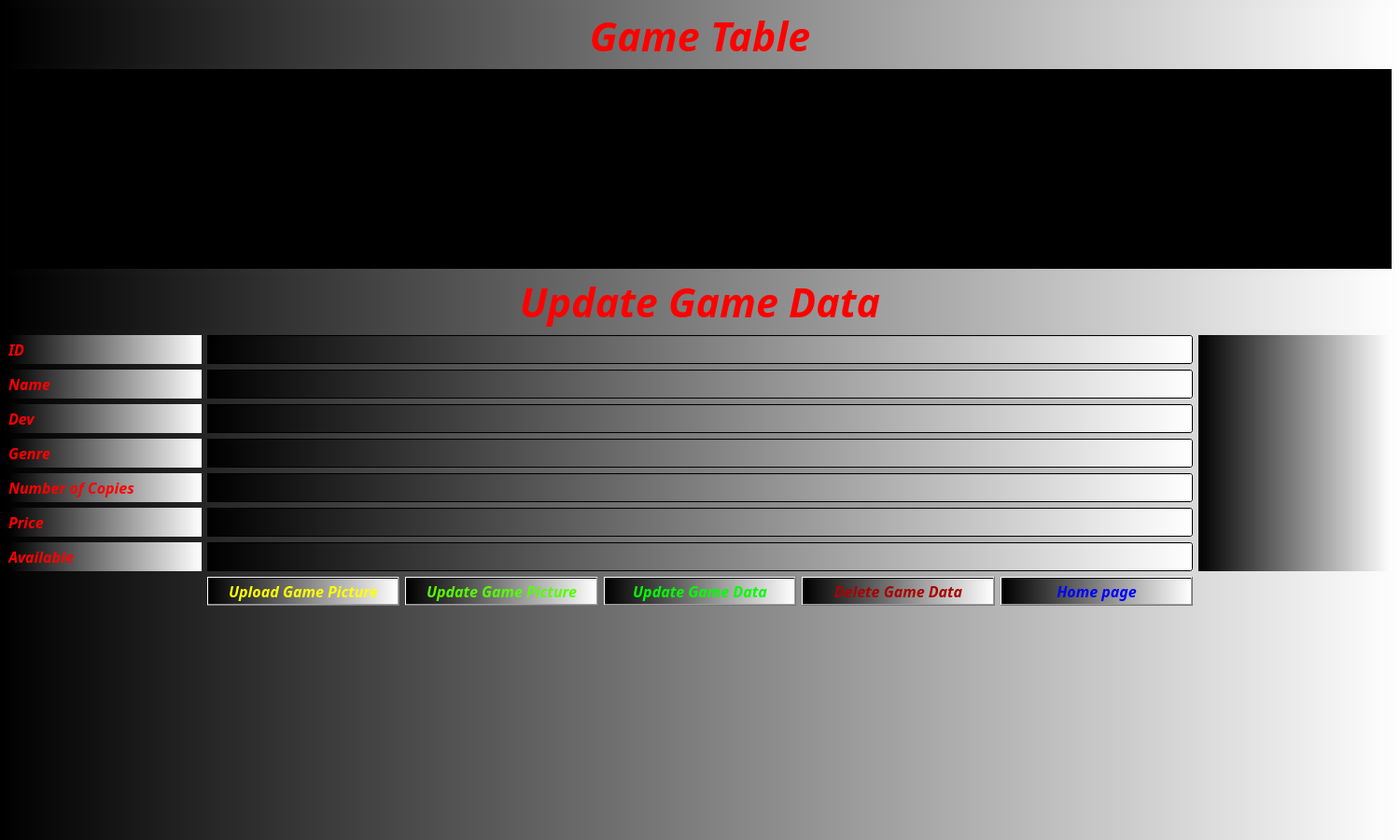
<?xml version="1.0" encoding="UTF-8"?>
<ui version="4.0">
 <class>GameTable</class>
 <widget class="QMainWindow" name="GameTable">
  <property name="geometry">
   <rect>
    <x>0</x>
    <y>0</y>
    <width>1500</width>
    <height>900</height>
   </rect>
  </property>
  <property name="font">
   <font>
    <family>Franklin Gothic Book</family>
    <pointsize>12</pointsize>
    <italic>true</italic>
    <bold>true</bold>
   </font>
  </property>
  <property name="windowTitle">
   <string>Game Table</string>
  </property>
  <property name="windowIcon">
   <iconset resource="Pictures.qrc">
    <normaloff>:/picture/images/videogames-icon.png</normaloff>:/picture/images/videogames-icon.png</iconset>
  </property>
  <property name="toolTip">
   <string>Game Table</string>
  </property>
  <property name="styleSheet">
   <string notr="true">color: rgb(255, 0, 0);
background-color: qlineargradient(spread:pad, x1:0, y1:0, x2:1, y2:0, stop:0 rgba(0, 0, 0, 255), stop:1 rgba(255, 255, 255, 255));</string>
  </property>
  <widget class="QWidget" name="centralwidget">
   <layout class="QGridLayout" name="gridLayout">
    <item row="4" column="0">
     <widget class="QLabel" name="label_name">
      <property name="font">
       <font>
        <family>Franklin Gothic Book</family>
        <pointsize>12</pointsize>
        <italic>true</italic>
        <bold>true</bold>
       </font>
      </property>
      <property name="text">
       <string>Name</string>
      </property>
     </widget>
    </item>
    <item row="6" column="0">
     <widget class="QLabel" name="label_genre">
      <property name="font">
       <font>
        <family>Franklin Gothic Book</family>
        <pointsize>12</pointsize>
        <italic>true</italic>
        <bold>true</bold>
       </font>
      </property>
      <property name="text">
       <string>Genre</string>
      </property>
     </widget>
    </item>
    <item row="11" column="4">
     <spacer name="verticalSpacer_5">
      <property name="orientation">
       <enum>Qt::Vertical</enum>
      </property>
      <property name="sizeHint" stdset="0">
       <size>
        <width>20</width>
        <height>241</height>
       </size>
      </property>
     </spacer>
    </item>
    <item row="8" column="1" colspan="5">
     <widget class="QLineEdit" name="lineEdit_price">
      <property name="font">
       <font>
        <family>Franklin Gothic Book</family>
        <pointsize>12</pointsize>
       </font>
      </property>
     </widget>
    </item>
    <item row="5" column="0">
     <widget class="QLabel" name="label_dev">
      <property name="font">
       <font>
        <family>Franklin Gothic Book</family>
        <pointsize>12</pointsize>
        <italic>true</italic>
        <bold>true</bold>
       </font>
      </property>
      <property name="text">
       <string>Dev</string>
      </property>
     </widget>
    </item>
    <item row="9" column="1" colspan="5">
     <widget class="QLineEdit" name="lineEdit_available">
      <property name="font">
       <font>
        <family>Franklin Gothic Book</family>
        <pointsize>12</pointsize>
       </font>
      </property>
     </widget>
    </item>
    <item row="10" column="4">
     <widget class="QPushButton" name="delete_game_data">
      <property name="font">
       <font>
        <family>Franklin Gothic Book</family>
        <pointsize>12</pointsize>
        <italic>true</italic>
        <bold>true</bold>
       </font>
      </property>
      <property name="styleSheet">
       <string notr="true">color: rgb(170, 0, 0);</string>
      </property>
      <property name="text">
       <string>Delete Game Data</string>
      </property>
     </widget>
    </item>
    <item row="11" column="2">
     <spacer name="verticalSpacer_3">
      <property name="orientation">
       <enum>Qt::Vertical</enum>
      </property>
      <property name="sizeHint" stdset="0">
       <size>
        <width>20</width>
        <height>241</height>
       </size>
      </property>
     </spacer>
    </item>
    <item row="8" column="0">
     <widget class="QLabel" name="label_price">
      <property name="font">
       <font>
        <family>Franklin Gothic Book</family>
        <pointsize>12</pointsize>
        <italic>true</italic>
        <bold>true</bold>
       </font>
      </property>
      <property name="text">
       <string>Price</string>
      </property>
     </widget>
    </item>
    <item row="7" column="0">
     <widget class="QLabel" name="label_copies">
      <property name="font">
       <font>
        <family>Franklin Gothic Book</family>
        <pointsize>12</pointsize>
        <italic>true</italic>
        <bold>true</bold>
       </font>
      </property>
      <property name="text">
       <string>Number of Copies</string>
      </property>
     </widget>
    </item>
    <item row="1" column="0" colspan="7">
     <widget class="QTableView" name="tableView_Game">
      <property name="font">
       <font>
        <family>Franklin Gothic Book</family>
        <pointsize>10</pointsize>
        <italic>true</italic>
        <bold>true</bold>
       </font>
      </property>
      <property name="styleSheet">
       <string notr="true">background-color: rgb(0, 0, 0);</string>
      </property>
      <property name="editTriggers">
       <set>QAbstractItemView::NoEditTriggers</set>
      </property>
      <property name="alternatingRowColors">
       <bool>true</bool>
      </property>
      <attribute name="horizontalHeaderDefaultSectionSize">
       <number>157</number>
      </attribute>
      <attribute name="verticalHeaderVisible">
       <bool>false</bool>
      </attribute>
     </widget>
    </item>
    <item row="5" column="1" colspan="5">
     <widget class="QLineEdit" name="lineEdit_dev">
      <property name="font">
       <font>
        <family>Franklin Gothic Book</family>
        <pointsize>12</pointsize>
       </font>
      </property>
     </widget>
    </item>
    <item row="10" column="0" rowspan="2">
     <spacer name="verticalSpacer">
      <property name="orientation">
       <enum>Qt::Vertical</enum>
      </property>
      <property name="sizeHint" stdset="0">
       <size>
        <width>20</width>
        <height>273</height>
       </size>
      </property>
     </spacer>
    </item>
    <item row="2" column="0" colspan="7">
     <widget class="QLabel" name="label_id">
      <property name="font">
       <font>
        <family>Franklin Gothic Book</family>
        <pointsize>32</pointsize>
        <italic>true</italic>
        <bold>true</bold>
       </font>
      </property>
      <property name="text">
       <string>Update Game Data</string>
      </property>
      <property name="alignment">
       <set>Qt::AlignCenter</set>
      </property>
     </widget>
    </item>
    <item row="10" column="3">
     <widget class="QPushButton" name="update_game_data">
      <property name="font">
       <font>
        <family>Franklin Gothic Book</family>
        <pointsize>12</pointsize>
        <italic>true</italic>
        <bold>true</bold>
       </font>
      </property>
      <property name="styleSheet">
       <string notr="true">
color: rgb(0, 255, 0);</string>
      </property>
      <property name="text">
       <string>Update Game Data</string>
      </property>
     </widget>
    </item>
    <item row="11" column="3">
     <spacer name="verticalSpacer_4">
      <property name="orientation">
       <enum>Qt::Vertical</enum>
      </property>
      <property name="sizeHint" stdset="0">
       <size>
        <width>20</width>
        <height>241</height>
       </size>
      </property>
     </spacer>
    </item>
    <item row="3" column="6" rowspan="7">
     <widget class="QLabel" name="label_picture">
      <property name="text">
       <string/>
      </property>
      <property name="alignment">
       <set>Qt::AlignCenter</set>
      </property>
     </widget>
    </item>
    <item row="7" column="1" colspan="5">
     <widget class="QLineEdit" name="lineEdit_copies">
      <property name="font">
       <font>
        <family>Franklin Gothic Book</family>
        <pointsize>12</pointsize>
       </font>
      </property>
     </widget>
    </item>
    <item row="11" column="1">
     <spacer name="verticalSpacer_2">
      <property name="orientation">
       <enum>Qt::Vertical</enum>
      </property>
      <property name="sizeHint" stdset="0">
       <size>
        <width>20</width>
        <height>241</height>
       </size>
      </property>
     </spacer>
    </item>
    <item row="10" column="6" rowspan="2">
     <spacer name="verticalSpacer_7">
      <property name="orientation">
       <enum>Qt::Vertical</enum>
      </property>
      <property name="sizeHint" stdset="0">
       <size>
        <width>20</width>
        <height>273</height>
       </size>
      </property>
     </spacer>
    </item>
    <item row="10" column="1">
     <widget class="QPushButton" name="upload_game_pic">
      <property name="font">
       <font>
        <family>Franklin Gothic Book</family>
        <pointsize>12</pointsize>
        <italic>true</italic>
        <bold>true</bold>
       </font>
      </property>
      <property name="styleSheet">
       <string notr="true">color: rgb(255, 255, 0);</string>
      </property>
      <property name="text">
       <string>Upload Game Picture</string>
      </property>
     </widget>
    </item>
    <item row="11" column="5">
     <spacer name="verticalSpacer_6">
      <property name="orientation">
       <enum>Qt::Vertical</enum>
      </property>
      <property name="sizeHint" stdset="0">
       <size>
        <width>20</width>
        <height>241</height>
       </size>
      </property>
     </spacer>
    </item>
    <item row="9" column="0">
     <widget class="QLabel" name="label_available">
      <property name="font">
       <font>
        <family>Franklin Gothic Book</family>
        <pointsize>12</pointsize>
        <italic>true</italic>
        <bold>true</bold>
       </font>
      </property>
      <property name="text">
       <string>Available</string>
      </property>
     </widget>
    </item>
    <item row="3" column="1" colspan="5">
     <widget class="QLineEdit" name="lineEdit_id">
      <property name="font">
       <font>
        <family>Franklin Gothic Book</family>
        <pointsize>12</pointsize>
       </font>
      </property>
      <property name="readOnly">
       <bool>true</bool>
      </property>
     </widget>
    </item>
    <item row="10" column="5">
     <widget class="QPushButton" name="home_page">
      <property name="font">
       <font>
        <family>Franklin Gothic Book</family>
        <pointsize>12</pointsize>
        <italic>true</italic>
        <bold>true</bold>
       </font>
      </property>
      <property name="styleSheet">
       <string notr="true">color: rgb(0, 0, 255);</string>
      </property>
      <property name="text">
       <string>Home page</string>
      </property>
     </widget>
    </item>
    <item row="10" column="2">
     <widget class="QPushButton" name="update_game_pic">
      <property name="font">
       <font>
        <family>Franklin Gothic Book</family>
        <pointsize>12</pointsize>
        <italic>true</italic>
        <bold>true</bold>
       </font>
      </property>
      <property name="styleSheet">
       <string notr="true">color: rgb(85, 255, 0);</string>
      </property>
      <property name="text">
       <string>Update Game Picture</string>
      </property>
     </widget>
    </item>
    <item row="0" column="0" colspan="7">
     <widget class="QLabel" name="label">
      <property name="font">
       <font>
        <family>Franklin Gothic Book</family>
        <pointsize>32</pointsize>
        <italic>true</italic>
        <bold>true</bold>
       </font>
      </property>
      <property name="text">
       <string>Game Table</string>
      </property>
      <property name="alignment">
       <set>Qt::AlignCenter</set>
      </property>
     </widget>
    </item>
    <item row="3" column="0">
     <widget class="QLabel" name="label_2">
      <property name="font">
       <font>
        <family>Franklin Gothic Book</family>
        <pointsize>12</pointsize>
        <italic>true</italic>
        <bold>true</bold>
       </font>
      </property>
      <property name="text">
       <string>ID</string>
      </property>
     </widget>
    </item>
    <item row="6" column="1" colspan="5">
     <widget class="QLineEdit" name="lineEdit_genre">
      <property name="font">
       <font>
        <family>Franklin Gothic Book</family>
        <pointsize>12</pointsize>
       </font>
      </property>
     </widget>
    </item>
    <item row="4" column="1" colspan="5">
     <widget class="QLineEdit" name="lineEdit_name">
      <property name="font">
       <font>
        <family>Franklin Gothic Book</family>
        <pointsize>12</pointsize>
       </font>
      </property>
     </widget>
    </item>
   </layout>
  </widget>
  <widget class="QMenuBar" name="menubar">
   <property name="geometry">
    <rect>
     <x>0</x>
     <y>0</y>
     <width>1500</width>
     <height>23</height>
    </rect>
   </property>
  </widget>
 </widget>
 <resources>
  <include location="Pictures.qrc"/>
 </resources>
 <connections/>
</ui>
